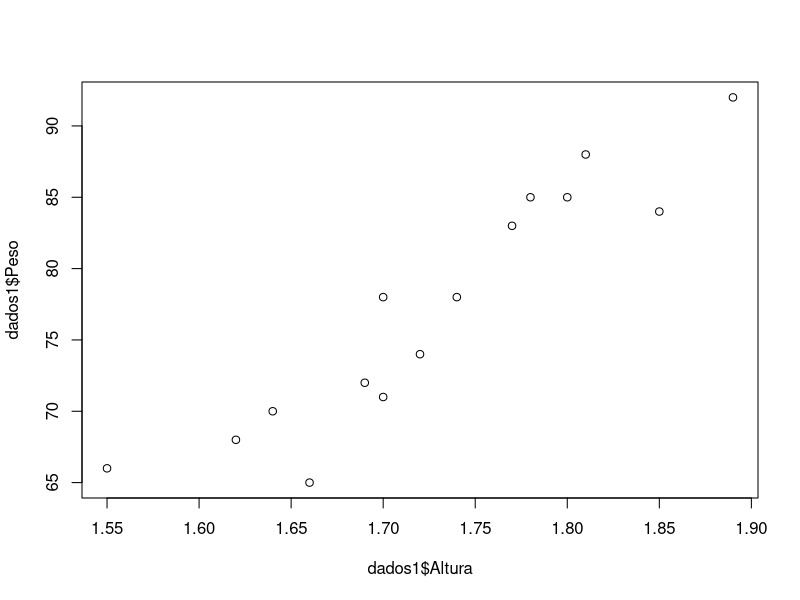

Generate this figure with R:
getwd()

setwd("C:/Users/Flavio/OneDrive/Cursos/Algorítmo para Ciências Atuariais - R/Adistancia")


# Usando a funcao para criar matriz. Funcao "matrix"

A2=matrix(c(2,3,5,1,1,0.5,5,6,7),byrow=FALSE,ncol=3)
A2

z=1:10
z

y=seq(1,20,2)
y

rep("a",5)

rep(1:4,2)
rep(1:4,each=3)
rep(c("Tres","Dois","Sete","Quatro"),c(3,2,7,4))
z=c("Tres","Dois","Sete","Quatro")
z

# comecando com  entrada de dados com importacao de arquivos

dados1=read.table('dados1.csv',sep=';',dec=',',header=T)

is.data.frame(dados1)
mean(dados1$Altura)
summary(dados1$Altura)
var(dados1$Altura)
plot(dados1$Altura,dados1$Peso)
